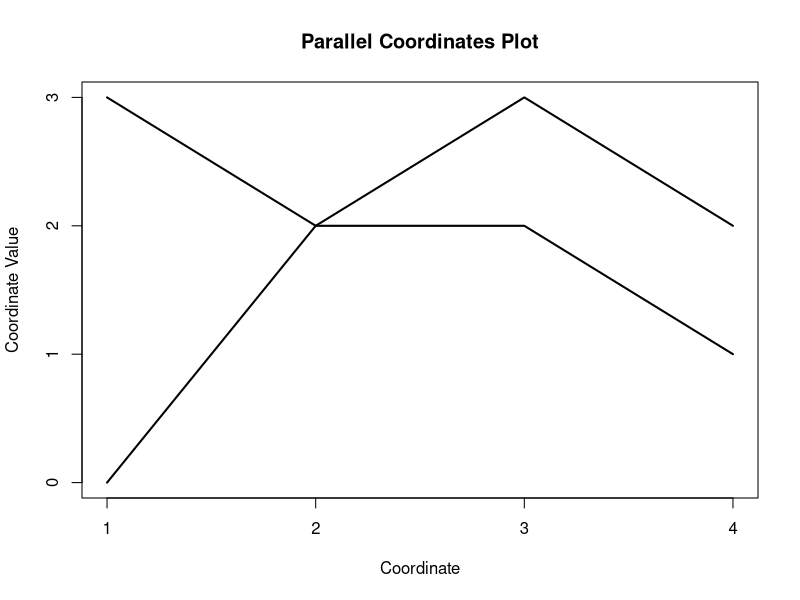

The R script that drew this image:

# clear all variables
rm(list = ls(all = TRUE))
graphics.off()

# parameter settings
z1 = c(0, 2, 3, 2)
z2 = c(3, 2, 2, 1)

# Plot
plot(z1, type = "l", ylim = c(0, 3), xlim = c(1, 4), xlab = "Coordinate", lwd = 2, 
    ylab = "Coordinate Value", frame = TRUE, axes = FALSE)
lines(z2, lwd = 2)
axis(side = 1, at = seq(1, 4), labels = seq(1, 4))
axis(side = 2, at = seq(0, 3), labels = seq(0, 3))
title("Parallel Coordinates Plot") 
